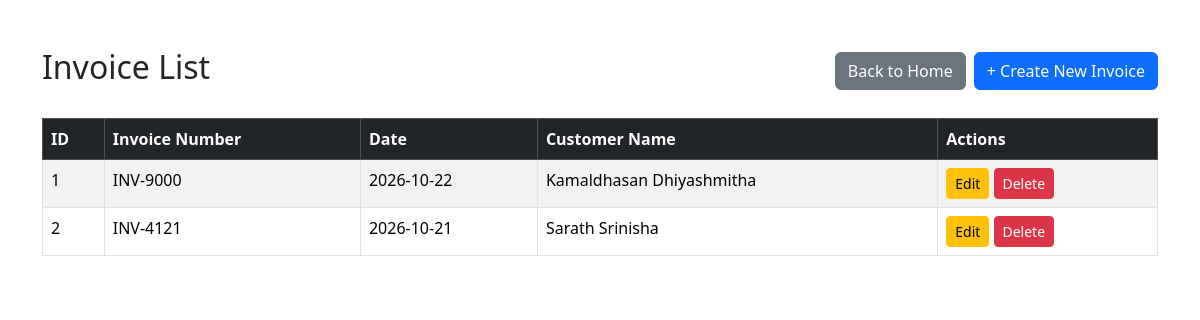
The app's page /invoices/index.php with its own data.
### tables this page shows
CREATE TABLE `invoices` (
  `id` int(11) NOT NULL,
  `invoice_number` varchar(50) NOT NULL,
  `invoice_date` date NOT NULL,
  `customer_id` int(11) NOT NULL
);

CREATE TABLE `customers` (
  `id` int(11) NOT NULL,
  `title` varchar(10) NOT NULL,
  `first_name` varchar(100) NOT NULL,
  `last_name` varchar(100) NOT NULL,
  `contact_number` varchar(20) NOT NULL,
  `district` varchar(100) NOT NULL
);

### invoices/index.php (the view, shortened to what this page needs)
<?php
include "../config/database.php";
$sql = "SELECT invoices.*, customers.first_name, customers.last_name
        FROM invoices
        JOIN customers ON invoices.customer_id = customers.id
        ORDER BY invoices.id DESC";
$result = mysqli_query($conn, $sql);
?>
<!DOCTYPE html>
<html lang="en">
<head>
    <link rel="stylesheet" href="../assets/css/bootstrap.min.css">
</head>
<body>
    <div class="container mt-5">
        <div class="d-flex justify-content-between align-items-center mb-4">
            <h2>Invoice List</h2>
            <div class="d-flex gap-2">
            <a href="../index.php" class="btn btn-secondary">Back to Home</a>
            <a href="add.php" class="btn btn-primary">+ Create New Invoice</a>
            </div>
        </div>
        <table class="table table-bordered table-striped">
            <thead class="table-dark">
                <tr>
                    <th>ID</th>
                    <th>Invoice Number</th>
                    <th>Date</th>
                    <th>Customer Name</th>
                    <th>Actions</th>
                </tr>
            </thead>
            <tbody>
                <?php
                if ($result && mysqli_num_rows($result) > 0) {
                    $i = 1;
                    while ($row = mysqli_fetch_assoc($result)) {
                        echo "<tr>";
                        echo "<td>" . $i++ . "</td>";
                        echo "<td>" . htmlspecialchars($row['invoice_number'] ?? '') . "</td>";
                        echo "<td>" . htmlspecialchars($row['invoice_date'] ?? '') . "</td>";
                        echo "<td>" . htmlspecialchars(($row['first_name'] ?? '') . ' ' . ($row['last_name'] ?? '')) . "</td>";
                        echo "<td>
                                <a href='edit.php?id=" . $row['id'] . "' class='btn btn-sm btn-warning'>Edit</a>
                                <a href='delete.php?id=" . $row['id'] . "' class='btn btn-sm btn-danger' onclick='return confirm(\"Are you sure you want to delete this invoice?\");'>Delete</a>
                              </td>";
                        echo "</tr>";
                    }
                } else {
                    echo "<tr><td colspan='5' class='text-center'>No invoices found!</td></tr>";
                }
                ?>
            </tbody>
        </table>
    </div>
</body>
</html>

### records on screen
invoices: invoice_number "INV-9000", invoice_date "2026-10-22", customer.last_name "Kamaldhasan Dhiyashmitha"
invoices: invoice_number "INV-4121", invoice_date "2026-10-21", customer.last_name "Sarath Srinisha"
